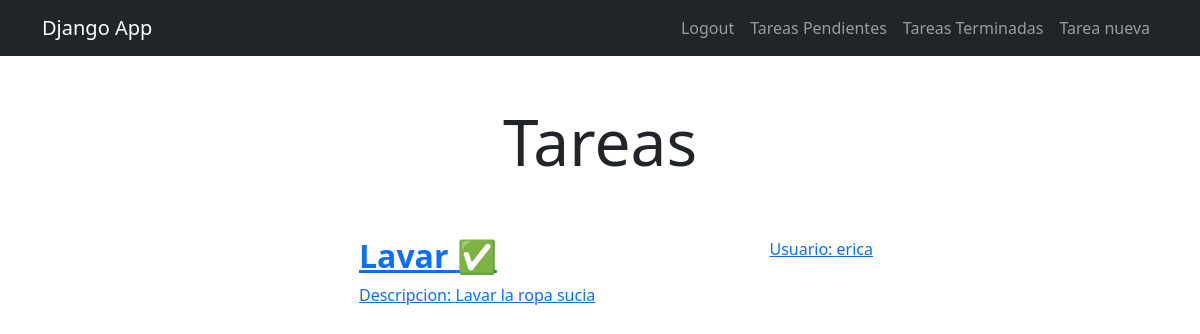
The app's page /tarea/completed (signed in) with its own data.
### miapp/models.py (models this page shows, shortened)
class tareas(models.Model):
    nombre=models.CharField(max_length=200)
    descripcion=models.TextField()
    done=models.BooleanField(default=False)
    usuario=models.ForeignKey(User,on_delete=models.CASCADE)

### miapp/views.py (the view)
# urls.py: path('tarea/completed',views.tarea_completed,name='tarea_completed'),
@login_required
def tarea_completed(request):
    tarea=tareas.objects.filter(usuario=request.user,done=True)
    return render(request,'tarea.html',{
        'tareas':tarea
    })

### miapp/templates/tarea.html
{% extends 'base.html' %}
{% block content %}
<h1 class="text-center display-3 py-5">Tareas</h1>
<main class="container">
    <div class="row">
        <div class="col-md-6 offset-md-3">
            <ul class="list group ">
                {% for tarea in tareas %}
                <a class="list group-item" href="{% url 'tarea_detail' tarea.id %}">
                    <header class="d-flex justify-content-between">
                        <h2 class="fw-bold text success">{{tarea.nombre}} {% if tarea.done == False %} 🕐 {% else %} ✅ {% endif %} </h2>
                        <p>Usuario: {{tarea.usuario}}</p>
                    </header>
                    <p>Descripcion: {{tarea.descripcion}}</p>
                </a>
                {% endfor %}
            </ul>
        </div>
    </div>
</main>
{% endblock %}

### records on screen
tareas: nombre "Lavar", usuario "erica", descripcion "Lavar la ropa sucia"
